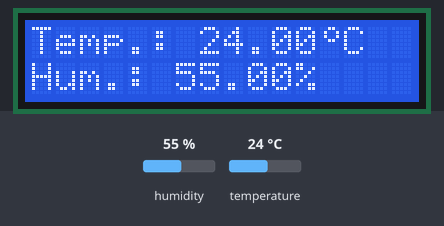
A sketch run on a simulated Arduino Uno, built with avr-gcc and run on an emulated ATmega328P. On the bench: 16×2 character LCD. The inputs (shaded band) are chosen by the test bench; at power-on: humidity 55 %, temperature 24 °C.

Above: at 2.8 s.
2.9 s: humidity set to 22 %
At 4.9 s:
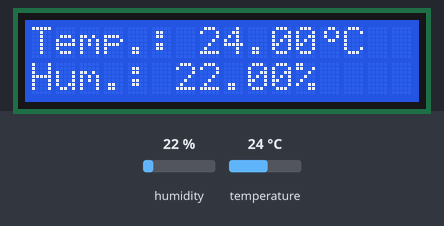
6.0 s: temperature set to 12 °C
At 7.9 s:
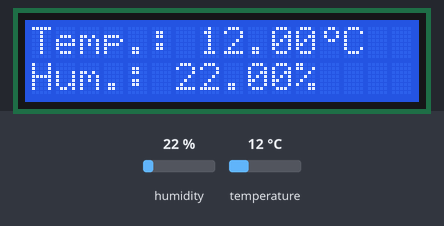
8.3 s: humidity set to 40 %
At 9.8 s:
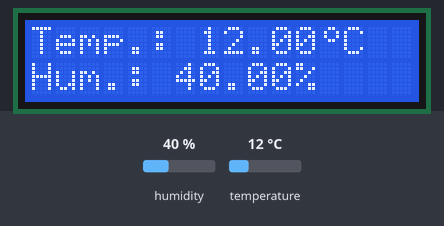
10.5 s: temperature set to 19 °C
At 11.6 s:
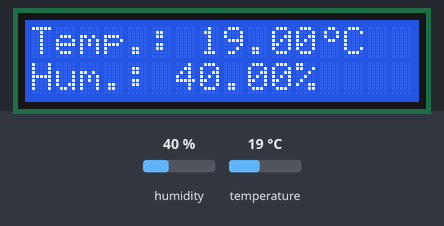
Timing chart, 0 to 13.5 s (numbered marks = the images above; inputs shaded):
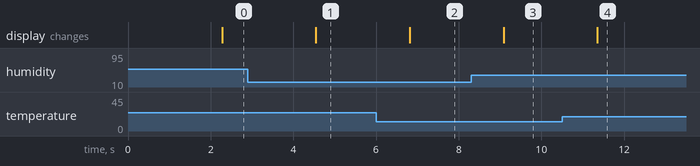

Measured:
- after the input at 2.9 s, the display: changes after 1.6 s (image 1)
- after the input at 6.0 s, the display: changes after 0.82 s (image 2)
- after the input at 8.3 s, the display: changes after 0.79 s (image 3)
- after the input at 10.5 s, the display: changes after 0.86 s (image 4)

The sketch:

Firmware.ino
```cpp
#include "src/Firmware.h"

TAndHMeasurementClass TAndHMeasurement;

void setup()
{
    TAndHMeasurement.begin();
}

void loop()
{
    TAndHMeasurement.run();
}
```

Firmware.cpp
```cpp
#include <LiquidCrystal.h>
#include "Firmware.h"
#include "DHT_Async.h"

byte customDegreeSymbol[8] = {
    B00110,
    B01001,
    B01001,
    B00110,
    B00000,
    B00000,
    B00000,
    B00000,
};

LiquidCrystal lcd(7, 8, 9, 10, 11, 12);
static const int DHT_SENSOR_PIN = 2;
DHT_Async dht_sensor(DHT_SENSOR_PIN, DHT_SENSOR_TYPE);

TAndHMeasurementClass::TAndHMeasurementClass()
{
}

void TAndHMeasurementClass::begin()
{
    lcd.begin(16, 2);
    lcd.createChar(0, customDegreeSymbol);
}

void TAndHMeasurementClass::run()
{
    float temperature;
    float humidity;
    if (measure_environment(&temperature, &humidity))
    {

        lcd.clear();

        lcd.print("Temp.: ");
        lcd.print(temperature);
        lcd.print((char)0);
        lcd.print("C");

        lcd.setCursor(0, 1);

        lcd.print("Hum.: ");
        lcd.print(humidity);
        lcd.print("%");
    }
}

bool TAndHMeasurementClass::measure_environment(float *temperature, float *humidity)
{
    static unsigned long measurement_timestamp = millis();

    if (millis() - measurement_timestamp > 500)
    {
        if (dht_sensor.measure(temperature, humidity))
        {
            measurement_timestamp = millis();
            return (true);
        }
    }

    return (false);
}
```

Firmware.h
```cpp
#ifndef TANDHMEASUREMENTCLASS_CLASS_H
#define TANDHMEASUREMENTCLASS_CLASS_H

#define DHT_SENSOR_TYPE DHT_TYPE_11

class TAndHMeasurementClass
{
public:
    TAndHMeasurementClass();
    void begin();
    void run();

private:
    static bool measure_environment(float *temperature, float *humidity);
};

#endif
```
